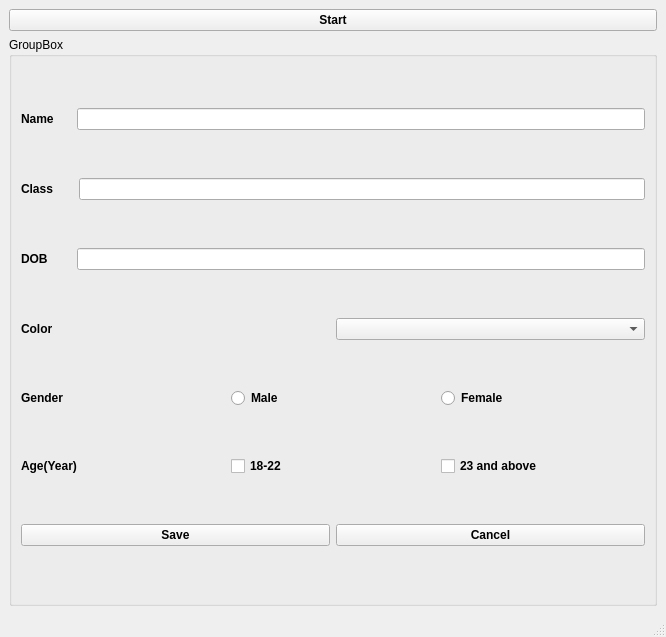
<?xml version="1.0" encoding="UTF-8"?>
<ui version="4.0">
 <class>MainWindow</class>
 <widget class="QMainWindow" name="MainWindow">
  <property name="geometry">
   <rect>
    <x>0</x>
    <y>0</y>
    <width>666</width>
    <height>637</height>
   </rect>
  </property>
  <property name="windowTitle">
   <string>MainWindow</string>
  </property>
  <widget class="QWidget" name="centralwidget">
   <layout class="QVBoxLayout" name="verticalLayout_3">
    <item>
     <layout class="QVBoxLayout" name="verticalLayout_2">
      <item>
       <widget class="QPushButton" name="StartButton">
        <property name="font">
         <font>
          <pointsize>9</pointsize>
          <weight>75</weight>
          <bold>true</bold>
         </font>
        </property>
        <property name="text">
         <string>Start</string>
        </property>
       </widget>
      </item>
      <item>
       <widget class="QGroupBox" name="groupBox">
        <property name="title">
         <string>GroupBox</string>
        </property>
        <layout class="QVBoxLayout" name="verticalLayout">
         <item>
          <layout class="QHBoxLayout" name="horizontalLayout">
           <item>
            <widget class="QLabel" name="label">
             <property name="font">
              <font>
               <pointsize>9</pointsize>
               <weight>75</weight>
               <bold>true</bold>
              </font>
             </property>
             <property name="text">
              <string>Name     </string>
             </property>
            </widget>
           </item>
           <item>
            <widget class="QLineEdit" name="NameEdit"/>
           </item>
          </layout>
         </item>
         <item>
          <layout class="QHBoxLayout" name="horizontalLayout_2">
           <item>
            <widget class="QLabel" name="label_2">
             <property name="font">
              <font>
               <pointsize>9</pointsize>
               <weight>75</weight>
               <bold>true</bold>
              </font>
             </property>
             <property name="text">
              <string>Class      </string>
             </property>
            </widget>
           </item>
           <item>
            <widget class="QLineEdit" name="ClassEdit"/>
           </item>
          </layout>
         </item>
         <item>
          <layout class="QHBoxLayout" name="horizontalLayout_3">
           <item>
            <widget class="QLabel" name="label_3">
             <property name="font">
              <font>
               <pointsize>9</pointsize>
               <weight>75</weight>
               <bold>true</bold>
              </font>
             </property>
             <property name="text">
              <string>DOB       </string>
             </property>
            </widget>
           </item>
           <item>
            <widget class="QLineEdit" name="DOBEdit"/>
           </item>
          </layout>
         </item>
         <item>
          <layout class="QHBoxLayout" name="horizontalLayout_5">
           <item>
            <widget class="QLabel" name="label_6">
             <property name="font">
              <font>
               <pointsize>9</pointsize>
               <weight>75</weight>
               <bold>true</bold>
              </font>
             </property>
             <property name="text">
              <string>Color</string>
             </property>
            </widget>
           </item>
           <item>
            <widget class="QComboBox" name="ColorEdit"/>
           </item>
          </layout>
         </item>
         <item>
          <layout class="QHBoxLayout" name="horizontalLayout_4">
           <item>
            <widget class="QLabel" name="label_4">
             <property name="font">
              <font>
               <pointsize>9</pointsize>
               <weight>75</weight>
               <bold>true</bold>
              </font>
             </property>
             <property name="text">
              <string>Gender</string>
             </property>
            </widget>
           </item>
           <item>
            <widget class="QRadioButton" name="MaleRadio">
             <property name="font">
              <font>
               <pointsize>9</pointsize>
               <weight>75</weight>
               <bold>true</bold>
              </font>
             </property>
             <property name="text">
              <string>Male</string>
             </property>
            </widget>
           </item>
           <item>
            <widget class="QRadioButton" name="FemaleRadio">
             <property name="font">
              <font>
               <pointsize>9</pointsize>
               <weight>75</weight>
               <bold>true</bold>
              </font>
             </property>
             <property name="text">
              <string>Female</string>
             </property>
            </widget>
           </item>
          </layout>
         </item>
         <item>
          <layout class="QHBoxLayout" name="horizontalLayout_7">
           <item>
            <widget class="QLabel" name="label_5">
             <property name="font">
              <font>
               <pointsize>9</pointsize>
               <weight>75</weight>
               <bold>true</bold>
              </font>
             </property>
             <property name="text">
              <string>Age(Year)</string>
             </property>
            </widget>
           </item>
           <item>
            <widget class="QCheckBox" name="ageBox">
             <property name="font">
              <font>
               <pointsize>9</pointsize>
               <weight>75</weight>
               <bold>true</bold>
              </font>
             </property>
             <property name="text">
              <string>18-22</string>
             </property>
            </widget>
           </item>
           <item>
            <widget class="QCheckBox" name="agerange2">
             <property name="font">
              <font>
               <pointsize>9</pointsize>
               <weight>75</weight>
               <bold>true</bold>
              </font>
             </property>
             <property name="text">
              <string>23 and above</string>
             </property>
            </widget>
           </item>
          </layout>
         </item>
         <item>
          <layout class="QHBoxLayout" name="horizontalLayout_6">
           <item>
            <widget class="QPushButton" name="Savebutton">
             <property name="font">
              <font>
               <pointsize>9</pointsize>
               <weight>75</weight>
               <bold>true</bold>
              </font>
             </property>
             <property name="text">
              <string>Save</string>
             </property>
            </widget>
           </item>
           <item>
            <widget class="QPushButton" name="CancelButton">
             <property name="font">
              <font>
               <pointsize>9</pointsize>
               <weight>75</weight>
               <bold>true</bold>
              </font>
             </property>
             <property name="text">
              <string>Cancel</string>
             </property>
            </widget>
           </item>
          </layout>
         </item>
        </layout>
       </widget>
      </item>
     </layout>
    </item>
   </layout>
  </widget>
  <widget class="QMenuBar" name="menubar">
   <property name="geometry">
    <rect>
     <x>0</x>
     <y>0</y>
     <width>666</width>
     <height>26</height>
    </rect>
   </property>
  </widget>
  <widget class="QStatusBar" name="statusbar"/>
 </widget>
 <resources/>
 <connections/>
</ui>
